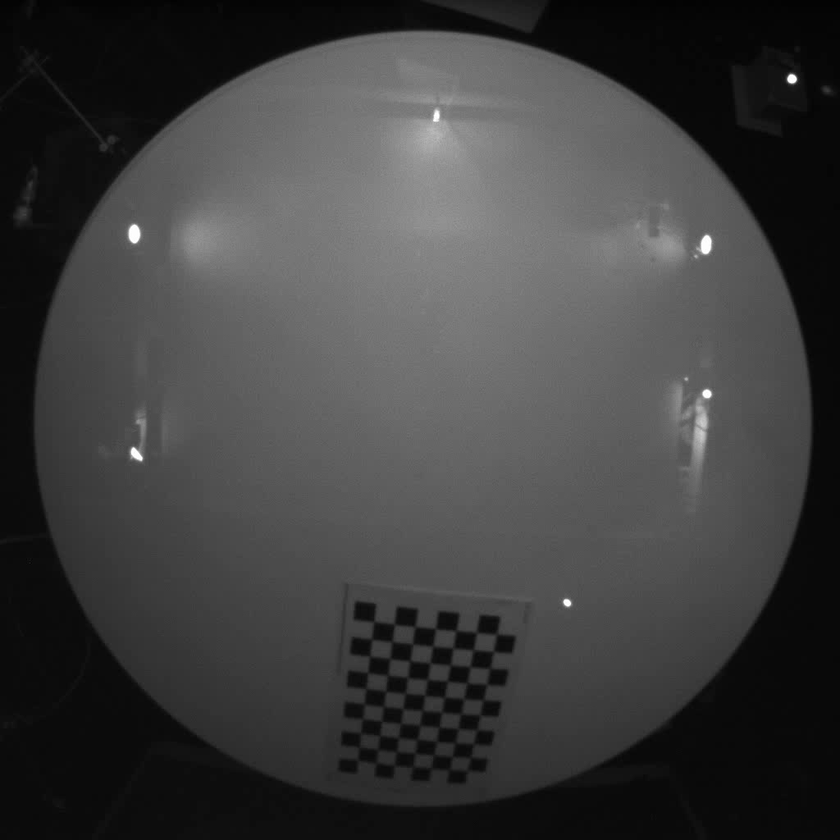
#> input picture Maxwell_Haran_checkboard_maps/frame_0.png, 840 x 840 px, shrunk from 1024 x 1024 before the run; its folder holds only this picture in this run
$ python Calibrate_Fisheye.py   (older library calls are emulated)
#> lines starting #> are read from the running program, lines starting #| are printed output that depends on the picture
import numpy as np
import os
import glob
import cv2

'''
FISHEYE CALIBRATION AND CORRECTION CODE
Reference: https://medium.com/@kennethjiang/calibrate-fisheye-lens-using-opencv-333b05afa0b0
'''

# -------------------------- SET PARAMETERS --------------------------
calibration_images_loc = '/Users/chenx/Desktop/Branco Lab/Shelter Choice Project/Maxwell-common-coordinate-behaviour/Maxwell_Haran_checkboard_maps/'
image_extension = '.png'
camera = 'Haran'
CHECKERBOARD = (10,7)
dark_threshold = 20

print("Parameters set.")

# -------------------------- FIND CHECKERBOARD CORNERS --------------------------
CHECKERFLIP = tuple(np.flip(CHECKERBOARD, 0))
subpix_criteria = (cv2.TERM_CRITERIA_EPS+cv2.TERM_CRITERIA_MAX_ITER, 30, 0.1)

calibration_flags = cv2.fisheye.CALIB_RECOMPUTE_EXTRINSIC

objp = np.zeros((1, CHECKERBOARD[0]*CHECKERBOARD[1], 3), np.float32)
objp[0, :, :2] = np.mgrid[0:CHECKERBOARD[0], 0:CHECKERBOARD[1]].T.reshape(-1, 2)

_img_shape = None
objpoints = []
imgpoints = []
images = glob.glob(calibration_images_loc + '*' + image_extension)
print(f'Found {len(images)} images for calibration.')

for fname in images:
    img = cv2.imread(fname)
#> img is the input picture: shape (840, 840, 3); min 2, max 255, mean 62.9

    if _img_shape == None:
        _img_shape = img.shape[:2]
    else:
        assert _img_shape == img.shape[:2], "All images must share the same size."

    calib_image = cv2.cvtColor(img.astype(np.uint8),cv2.COLOR_BGR2GRAY)
    calib_image[calib_image<dark_threshold] = 0

    ret, corners = cv2.findChessboardCorners(calib_image, CHECKERBOARD, cv2.CALIB_CB_ADAPTIVE_THRESH+cv2.CALIB_CB_NORMALIZE_IMAGE+cv2.CALIB_CB_FAST_CHECK)
#> ret = True; corners = 70 rows, first 8: [366, 757], [358.7, 747.7], [361, 733.5], [363, 718.5], [364.5, 704], [364.4, 689.3], [366.9, 671.5], [367.5, 656.7]

    if ret == True:
        print(f'{fname}: successfully identified corners')
        objpoints.append(objp)
        corners2 = cv2.cornerSubPix(calib_image, corners, (11,11), (-1,-1), subpix_criteria)
#> corners2 = 70 rows, first 8: [358.3, 752.7], [359.2, 747.8], [360.2, 735.5], [362.6, 718.7], [364.2, 704], [366, 688.5], [367.7, 672.8], [369.8, 656.2]
        imgpoints.append(corners)
    else:
        print(f'{fname}: failed to identify corners')

print("Checkerboard corners identified.")

# -------------------------- GET CALIBRATION MATRICES K AND D --------------------------
N_OK = len(objpoints)
K = np.zeros((3, 3))
D = np.zeros((4, 1))
rms, _, _, _, _ = cv2.fisheye.calibrate(objpoints, imgpoints, calib_image.shape[::-1], K, D, None, None, calibration_flags, (cv2.TERM_CRITERIA_EPS+cv2.TERM_CRITERIA_MAX_ITER, 30, 1e-6))
#> rms = 2.8
print(f'Found {N_OK} valid images for calibration. K={K} D={D}')

# -------------------------- TEST CALIBRATION AND SAVE REMAPPINGS --------------------------
DIM = _img_shape[::-1]
#> DIM = (840, 840)

for img_path in images:
    img = cv2.imread(img_path)
    h, w = img.shape[:2]
#> h = 840; w = 840
    map1, map2 = cv2.fisheye.initUndistortRectifyMap(K, D, np.eye(3), K, DIM, cv2.CV_16SC2)
    undistorted_img = cv2.remap(img, map1, map2, interpolation=cv2.INTER_LINEAR, borderMode=cv2.BORDER_CONSTANT)

    cv2.imshow("correction -- before and after", np.hstack((img, undistorted_img)))
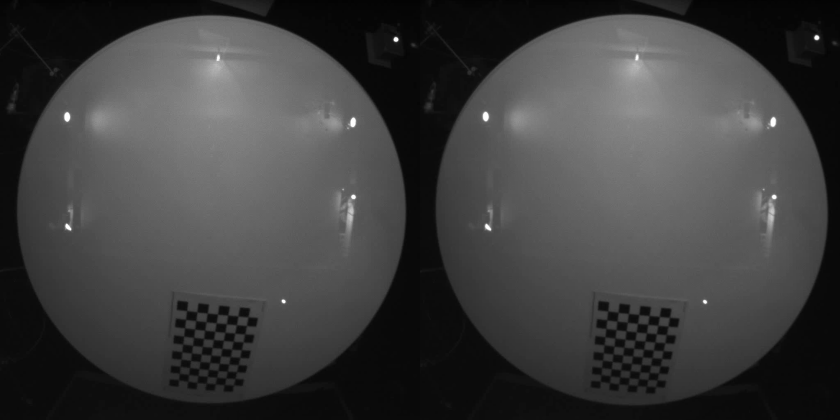
#> window 'correction -- before and after': shape (840, 1680, 3) (shown at 1/2 size); min 2, max 255, mean 63.3

    if cv2.waitKey(1000) & 0xFF == ord('q'):
#> (key q is pressed here)
       break

print("Calibration tested.")

# -------------------------- SAVE MAPS --------------------------
maps = np.zeros((calib_image.shape[0], calib_image.shape[1], 3)).astype(np.int16)
maps[:,:,0:2] = map1
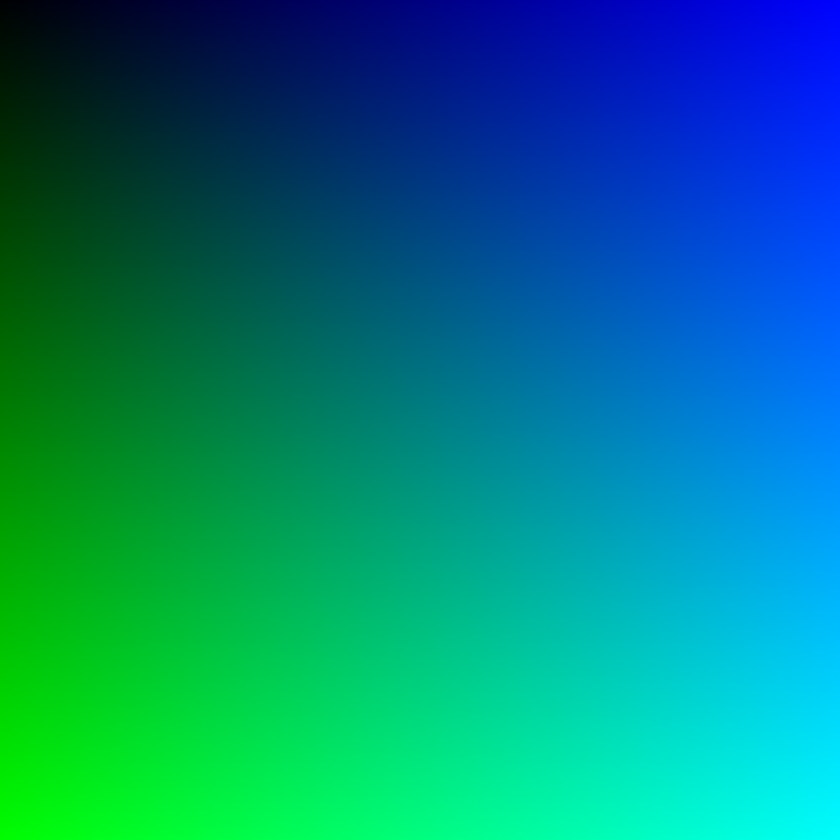
#> maps: shape (840, 840, 3) int16; mean of channels 0, 1, 2 418.6, 418.5, 0; drawn with min black and max white
maps[:,:,2] = map2
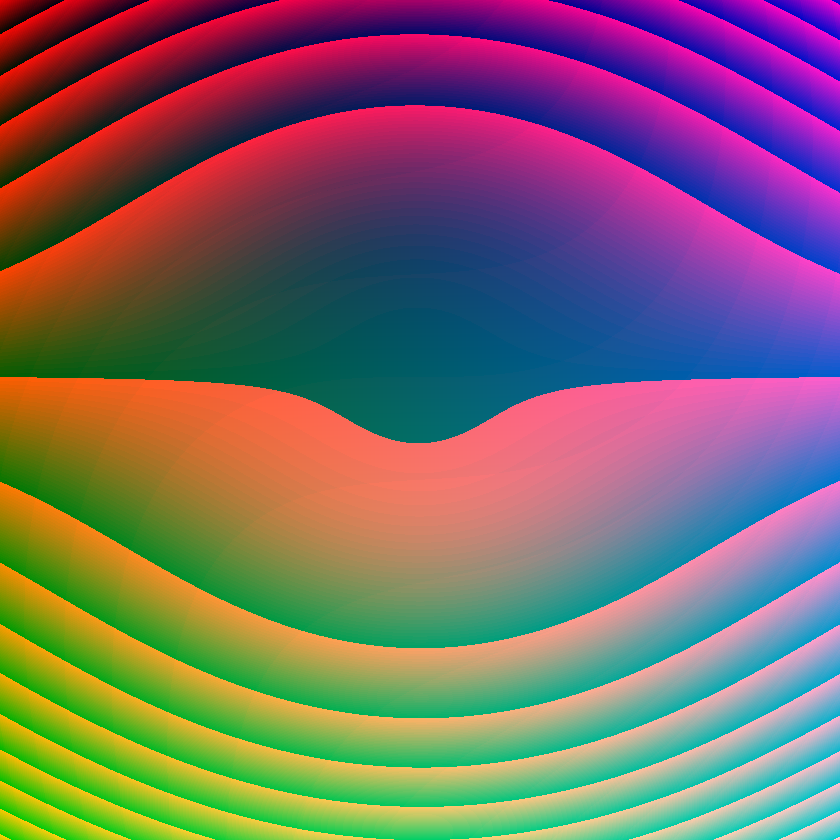
#> maps: shape (840, 840, 3) int16; mean of channels 0, 1, 2 418.6, 418.5, 495; drawn with min black and max white
np.save(calibration_images_loc + 'Maxwell_fisheye_maps_' + camera + '.npy', maps)
print("Maps saved.")

$ run again, on Maxwell_Haran_checkboard_maps/frame_11200.png
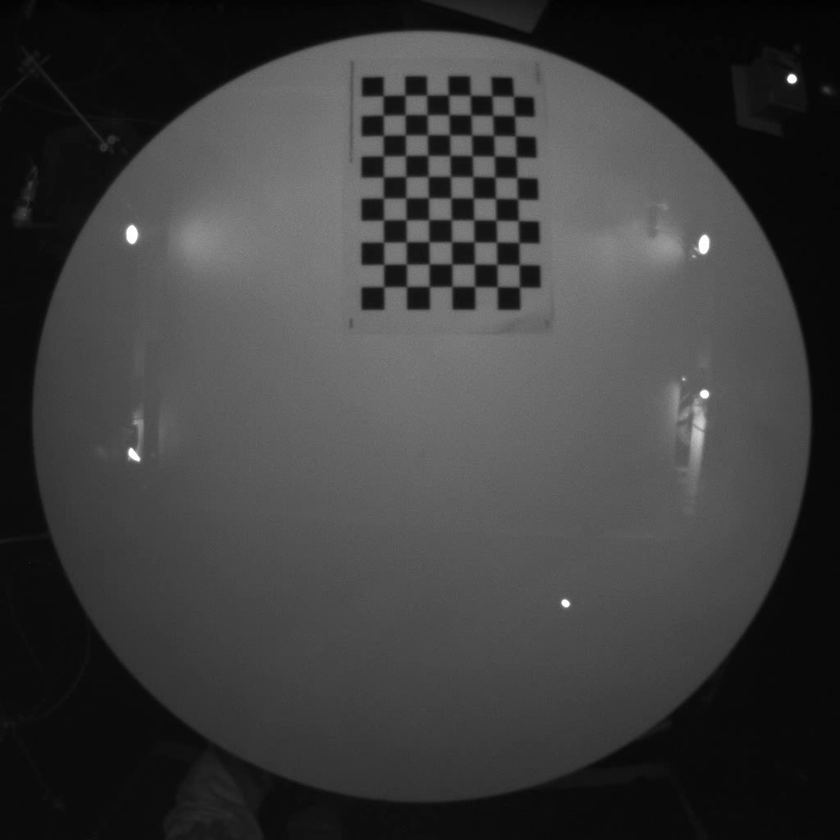
#> input picture Maxwell_Haran_checkboard_maps/frame_11200.png, 840 x 840 px, shrunk from 1024 x 1024 before the run
#> img is the input picture: shape (840, 840, 3); min 1, max 255, mean 61.1
#> ret = True; corners = 70 rows, first 8: [384.4, 287], [383.8, 264.7], [383.7, 242.7], [383.6, 220], [383.5, 198.2], [383.4, 176.9], [383.4, 156.4], [383.5, 135.8]
#> corners2 = 70 rows, first 8: [383.7, 286.8], [383.8, 264.3], [383.6, 242.2], [383.4, 219.9], [383.4, 198.1], [383.4, 176.8], [383.3, 156], [383.1, 135.1]
#> rms = 1.19
#> `cv2.imshow("correction -- before and after", np.hstack((img, undistort..`:
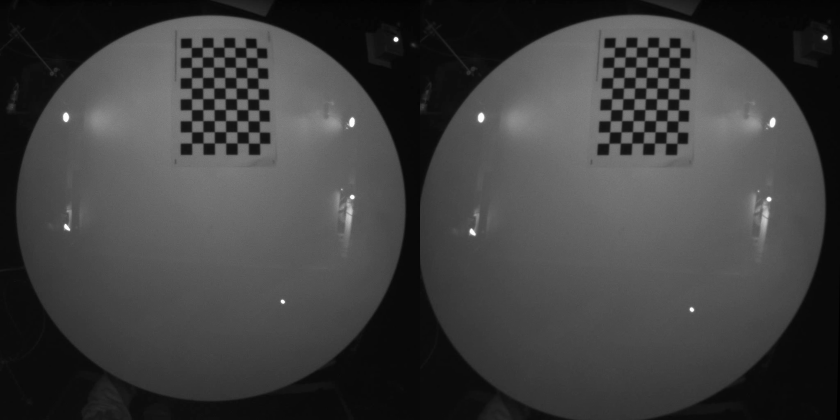
#> window 'correction -- before and after': shape (840, 1680, 3) (shown at 1/2 size); min 0, max 255, mean 63.4
#> `maps[:,:,2] = map2`:
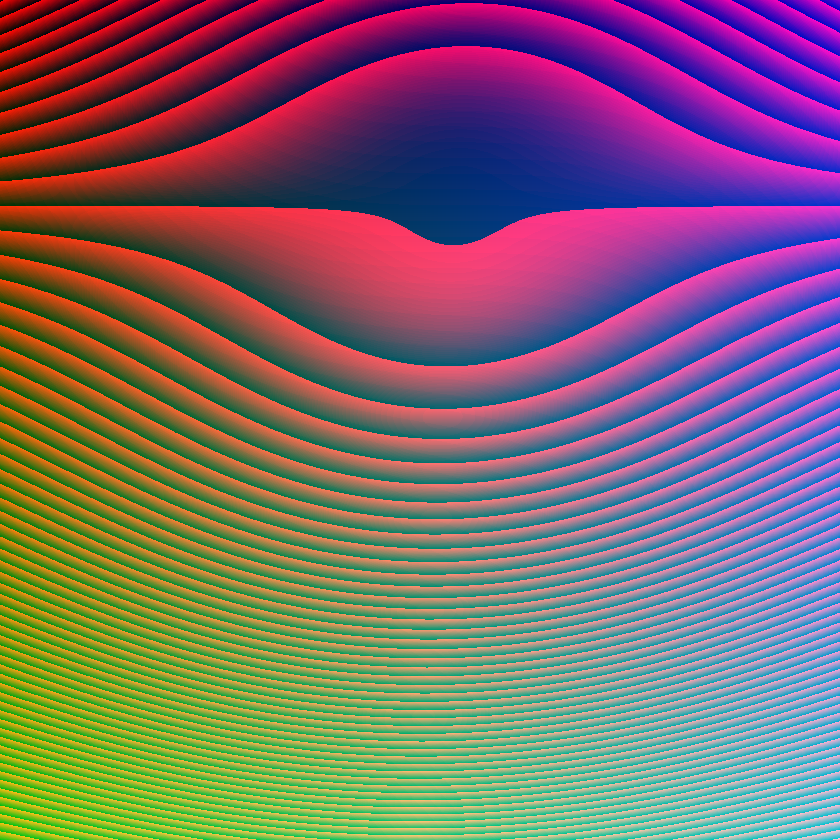
#> maps: shape (840, 840, 3) int16; mean of channels 0, 1, 2 433.6, 408.2, 505.9; drawn with min black and max white
